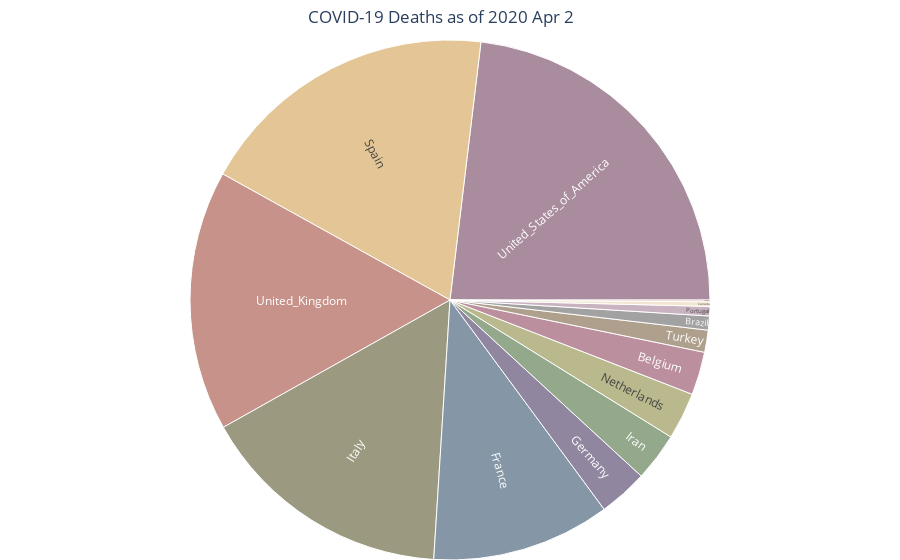

The code cell stored with this chart in its notebook:
### Code cell
import plotly.express as px
from plotly.subplots import make_subplots

fig = px.sunburst(df, path=['countriesAndTerritories'], values='deaths', color_discrete_sequence=px.colors.qualitative.Antique)
fig.update_traces(insidetextorientation='radial')
fig.update_traces(customdata=df['deathPercent'],hovertemplate="<b>%{label} </b> <br> # of Deaths: %{value}<br> Percentage of total: %{customdata:.2f}%")
fig.update_layout(title={
        'text': "COVID-19 Deaths as of 2020 Apr 2",
        'y':0.98,
        'x':0.49,
        'xanchor': 'center',
        'yanchor': 'top'})
fig.update_layout(margin = dict(t=40, l=0, r=0, b=0))
fig.show(renderer='plotly_mimetype')

### Figure 1 — Plotly figure (JSON) as saved in the notebook; plotly's stock layout.template omitted (floating-point values rounded to 4 significant figures)
{"data": [{"branchvalues": "total", "customdata": [2.683, 0.8724, 0.2835, 11.1, 3.053, 3.01, 15.86, 2.923, 0.5889, 18.84, 0.1091, 1.374, 16.21, 23.1], "domain": {"x": [0, 1], "y": [0, 1]}, "hoverlabel": {"namelength": 0}, "hovertemplate": "<b>%{label} </b> <br> # of Deaths: %{value}<br> Percentage of total: %{customdata:.2f}%", "ids": ["Belgium", "Brazil", "Canada", "France", "Germany", "Iran", "Italy", "Netherlands", "Portugal", "Spain", "Switzerland", "Turkey", "United_Kingdom", "United_States_of_America"], "insidetextorientation": "radial", "labels": ["Belgium", "Brazil", "Canada", "France", "Germany", "Iran", "Italy", "Netherlands", "Portugal", "Spain", "Switzerland", "Turkey", "United_Kingdom", "United_States_of_America"], "name": "", "parents": ["", "", "", "", "", "", "", "", "", "", "", "", "", ""], "type": "sunburst", "values": [123, 40, 13, 509, 140, 138, 727, 134, 27, 864, 5, 63, 743, 1059]}], "layout": {"autosize": true, "legend": {"tracegroupgap": 0}, "margin": {"b": 0, "l": 0, "r": 0, "t": 40}, "sunburstcolorway": ["rgb(133, 92, 117)", "rgb(217, 175, 107)", "rgb(175, 100, 88)", "rgb(115, 111, 76)", "rgb(82, 106, 131)", "rgb(98, 83, 119)", "rgb(104, 133, 92)", "rgb(156, 156, 94)", "rgb(160, 97, 119)", "rgb(140, 120, 93)", "rgb(124, 124, 124)"], "title": {"text": "COVID-19 Deaths as of 2020 Apr 2", "x": 0.49, "xanchor": "center", "y": 0.98, "yanchor": "top"}}}
